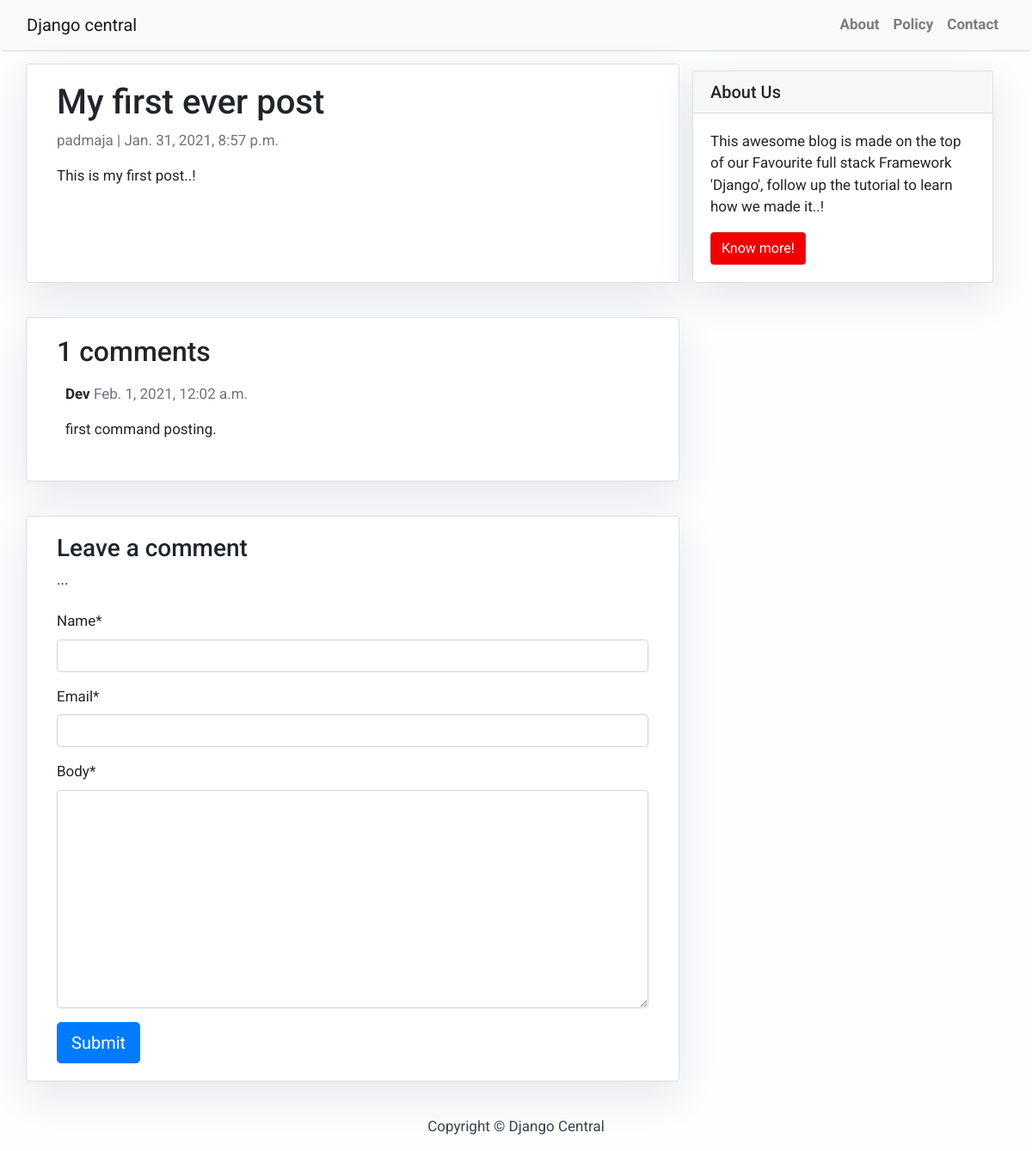
The app's page /My-first-post-ever/ with its own data.
### blog/models.py (models this page shows, shortened)
class Post(models.Model):
    title = models.CharField(max_length=200, unique=True)
    slug = models.SlugField(max_length=200, unique=True)
    author = models.ForeignKey(User, on_delete=models.CASCADE, related_name='blog_posts')
    updated_on = models.DateTimeField(auto_now=True)
    content = models.TextField()
    created_on = models.DateTimeField(auto_now_add=True)
    status = models.IntegerField(choices=STATUS, default=0)
    class Meta:
        ordering = ['-created_on']

class Comment(models.Model):
    post = models.ForeignKey(Post, on_delete=models.CASCADE, related_name='comments')
    name = models.CharField(max_length=80)
    email = models.EmailField()
    body = models.TextField()
    created_on = models.DateTimeField(auto_now_add=True)
    active = models.BooleanField(default=False)
    class Meta:
        ordering = ['created_on']

### blog/views.py (the view)
# urls.py: path('<slug:slug>/', views.post_detail, name='post_detail'),
def post_detail(request, slug):
    template_name = 'post_detail.html'
    post = get_object_or_404(Post, slug=slug)
    comments = post.comments.filter(active=True)
    new_comment = None
    if request.method == 'POST':
        comment_form = CommentForm(data=request.POST)
        if comment_form.is_valid():
            new_comment = comment_form.save(commit=False)
            new_comment.post = post
            new_comment.save()
    else:
        comment_form = CommentForm()
    return render(request, template_name, {'post': post,
                                           'comments': comments,
                                           'new_comment': new_comment,
                                           'comment_form': comment_form})

### blog/forms.py
class CommentForm(forms.ModelForm):
    class Meta:
        model = Comment
        fields = ('name', 'email', 'body')

### templates/post_detail.html (shortened to what this page needs)
{% extends 'base.html' %} {% block content %}
<div class="container">
  <div class="row">
    <div class="col-md-8 card mb-4  mt-3 left  top">
      <div class="card-body">
        <h1>{% block title %} {{ post.title }} {% endblock title %}</h1>
        <p class=" text-muted">{{ post.author }} | {{ post.created_on }}</p>
        <p class="card-text ">{{ post.content | safe }}</p>
      </div>
    </div>
    {% block sidebar %} {% include 'sidebar.html' %} {% endblock sidebar %}
    <div class="col-md-8 card mb-4  mt-3 ">
      <div class="card-body">
        <h2>{{ comments.count }} comments</h2>
        {% for comment in comments %}
        <div class="comments" style="padding: 10px;">
          <p class="font-weight-bold">
            {{ comment.name }}
            <span class=" text-muted font-weight-normal">
              {{ comment.created_on }}
            </span>
          </p>
          {{ comment.body | linebreaks }}
        </div>
        {% endfor %}
      </div>
    </div>
    <div class="col-md-8 card mb-4  mt-3 ">
      <div class="card-body">
        {% if new_comment %}
        <div class="alert alert-success" role="alert">
          Your comment is awaiting moderation
        </div>
        {% else %}
        <h3>Leave a comment</h3>
        {% load crispy_forms_tags %}
        ...
        <form method="post" style="margin-top: 1.3em;">
          {{ comment_form | crispy }}
          <button type="submit" class="btn btn-primary  btn-lg">Submit</button>
        </form>
        {% endif %}
      </div>
    </div>
  </div>
</div>
{% endblock content %}

### templates/base.html (style rules this page uses)
body { font-family: "Roboto", sans-serif; font-size: 17px; background-color: #fdfdfd; }

### templates/sidebar.html (style rules this page uses)
.card { box-shadow: 0 16px 48px #E3E7EB; }

### records on screen
Post: title "My first ever post", author "padmaja", created_on "Jan. 31, 2021, 8:57 p.m.", content "This is my first post..!"
Comment: name "Dev", created_on "Feb. 1, 2021, 12:02 a.m.", body "first command posting."

### other values on screen
{{ comments.count }} "1"
